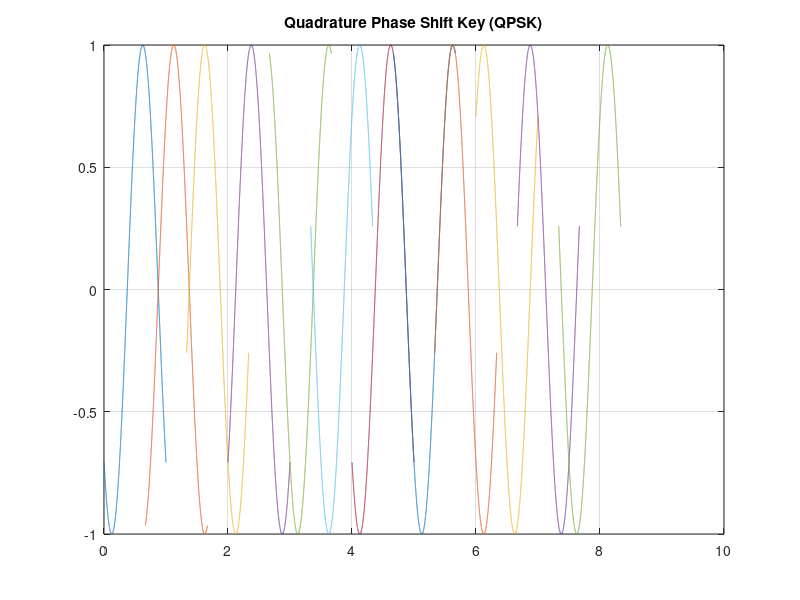

Write MATLAB code to recreate this figure.
x=[0 0 1 1 0 0 1 0 0 0 1 1 0 0 0 0 0 0 1 1 0 1 1 1];
n=length(x);
i=1;
while i<n+1
 t=(i-1)/3:0.0001:(i+2)/3;
if (x(i)== 0 && x(i+1) == 0)
psk=1*sin(2*pi*1*t-(6*pi/8));
elseif (x(i)== 0 && x(i+1) == 1)
psk=1*sin(2*pi*1*t+(6*pi/8));
elseif (x(i)== 1 && x(i+1) == 0)
psk=1*sin(2*pi*1*t-(pi/4));
elseif (x(i)== 1 && x(i+1) == 1)
psk=1*sin(2*pi*1*t+(pi/4));
end
plot(t,psk);
hold on;
grid on;
title('Quadrature Phase Shift Key (QPSK)');
i=i+2;
end